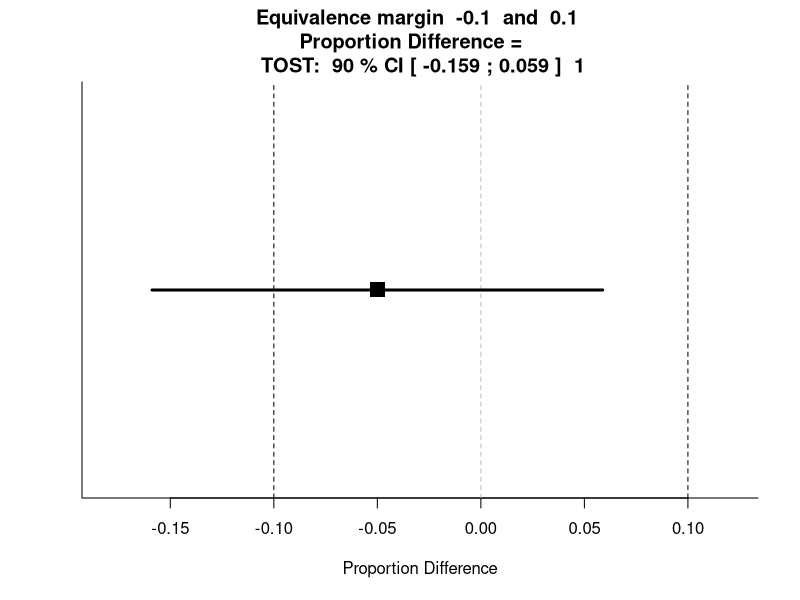
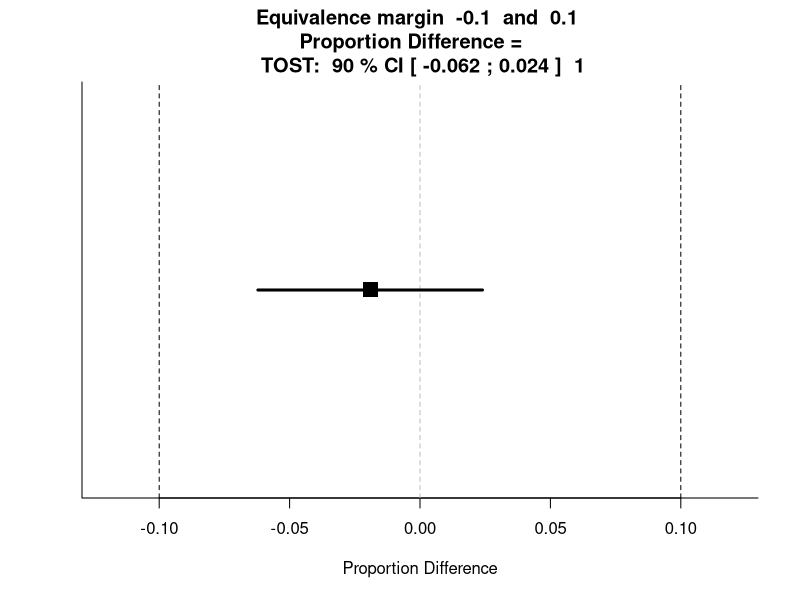

Write the R code that produced these figures, in order.
#' TOST function for two propotions (raw scores)
#' @param proprop1 proportion of group 1
#' @param proprop2 proportion of group 2
#' @param n1 sample size in group 1
#' @param n2 sample size in group 2
#' @param margin equivalence bounds (e.g., 0.1) expressed in raw scale units (e.g., scalepoints)
#' @param alpha alpha level (default = 0.05)
#' @return Returns TOST z-value 1, TOST p-value 1, TOST z-value 2, TOST p-value 2, low equivalence bound, high equivalence bound, Lower limit confidence interval TOST, Upper limit confidence interval TOST
#' @importFrom stats pnorm pt qnorm qt
#' @importFrom graphics abline plot points segments title
#' @examples
#' ## Equivalence test for two independent proportions equal to .65 and .70, with 100 samples per group, an equivalence margin of .1 
#' ## and alpha = 0.05.
#' TOSTtwo.prop(prop1 = .65, prop2 = .70, n1 = 100, n2 = 100, margin = .1, alpha = .05)
#' @section References:
#' Tunes da Silva, G., Logan, B. R., & Klein, J. P. (2008). Methods for Equivalence and Noninferiority Testing. Biology of Blood Marrow Transplant, 15(1 Suppl), 120-127.
#' Yin, G. (2012). Clinical Trial Design: Bayesian and Frequentist Adaptive Methods. Hoboken, New Jersey: John Wiley & Sons, Inc.
#' @export

TOSTtwo.prop <- function(prop1, prop2, n1, n2, margin, alpha) {
  if(missing(alpha)) {
    alpha <- 0.05
  }
  if(margin < 0) {
    margin <- abs(margin)
  }
  
  prop_dif <- prop1 - prop2
  prop_se <- sqrt((prop1*(1-prop1))/n1 + (prop2*(1-prop2))/n2)
  
  ##defining z-statistic
  z_lower_numerator <- prop_dif + margin
  z_upper_numerator <- prop_dif - margin
  z_lower <- z_lower_numerator/prop_se
  z_upper <- z_upper_numerator/prop_se
  
  ##calculating p-value for both one-sided tests
  p_lower <- 1 - pnorm(z_lower)
  p_upper <- pnorm(z_upper)
  
  ##calculating CIs
  CI_lb <- prop_dif - (qnorm(1-alpha) * prop_se)
  CI_ub <- prop_dif + (qnorm(1-alpha) * prop_se)
  
  ##graph with 90% CIs
  plot(NA, ylim=c(0,1), xlim=c(min(CI_lb,(-margin))-max(CI_ub-CI_lb, margin-(-margin))/10, max(CI_ub,margin)+max(CI_ub-CI_lb, margin-(-margin))/10), bty="l", yaxt="n", ylab="",xlab="Proportion Difference")
  points(x=prop_dif, y=0.5, pch=15, cex=2)
  abline(v=margin, lty=2)
  abline(v=-margin, lty=2)
  abline(v=0, lty=2, col="grey")
  segments(CI_lb,0.5,CI_ub,0.5, lwd=3)
  title(main=paste("Equivalence margin ",round(-margin,digits=3)," and ",round(margin,digits=3),"\nProportion Difference = "," \n TOST: ", 100*(1-alpha*2),"% CI [",round(CI_lb,digits=3),";",round(CI_ub,digits=3),"] ", cex.main=1))
  
  TOSTresults<-data.frame(z_lower,p_lower,z_upper,p_upper)
  colnames(TOSTresults) <- c("z-value 1","p-value 1","z-value 2","p-value 2")
  bound_results<-data.frame(-margin,margin)
  colnames(bound_results) <- c("low bound raw","high bound raw")
  CIresults<-data.frame(CI_lb,CI_ub)
  colnames(CIresults) <- c(paste("Lower Limit ",100*(1-alpha*2),"% CI raw",sep=""),paste("Upper Limit ",100*(1-alpha*2),"% CI raw",sep=""))
  cat("TOST results:\n")
  print(TOSTresults)
  cat("\n")
  cat("Equivalence margin (raw scores):\n")
  print(bound_results)
  cat("\n")
  cat("TOST confidence interval:\n")
  print(CIresults)
  invisible(list(TOST_z1=z_lower,TOST_p1=p_lower,TOST_z2=z_upper,TOST_p2=p_upper, alpha=alpha,low_eqbound=-margin,high_eqbound=margin, LL_CI_TOST=CI_lb,UL_CI_TOST=CI_ub))
}

TOSTtwo.prop(prop1 = .65, prop2 = .70, n1 = 100, n2 = 100, margin = .1, alpha = .05)


TOSTtwo.prop(prop1 = .1619, prop2 = .181, n1 = 583, n2 = 328, margin = .1, alpha = .05)
